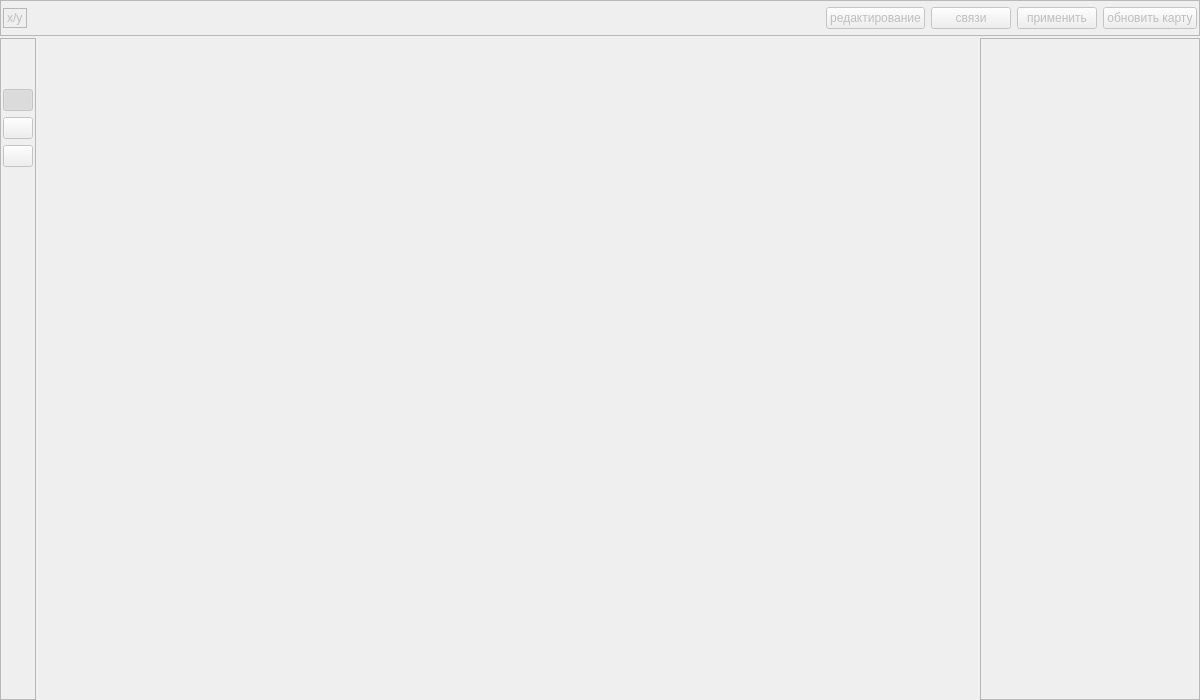
<?xml version="1.0" encoding="UTF-8"?>
<ui version="4.0">
 <class>MapManager</class>
 <widget class="QWidget" name="MapManager">
  <property name="geometry">
   <rect>
    <x>0</x>
    <y>0</y>
    <width>1200</width>
    <height>700</height>
   </rect>
  </property>
  <property name="minimumSize">
   <size>
    <width>1200</width>
    <height>700</height>
   </size>
  </property>
  <property name="windowTitle">
   <string>Easy_VOLS_map</string>
  </property>
  <layout class="QVBoxLayout" name="verticalLayout">
   <property name="spacing">
    <number>2</number>
   </property>
   <property name="leftMargin">
    <number>0</number>
   </property>
   <property name="topMargin">
    <number>0</number>
   </property>
   <property name="rightMargin">
    <number>0</number>
   </property>
   <property name="bottomMargin">
    <number>0</number>
   </property>
   <item>
    <widget class="QFrame" name="frame_com">
     <property name="enabled">
      <bool>false</bool>
     </property>
     <property name="minimumSize">
      <size>
       <width>0</width>
       <height>36</height>
      </size>
     </property>
     <property name="maximumSize">
      <size>
       <width>16777215</width>
       <height>36</height>
      </size>
     </property>
     <property name="frameShape">
      <enum>QFrame::StyledPanel</enum>
     </property>
     <property name="frameShadow">
      <enum>QFrame::Raised</enum>
     </property>
     <layout class="QHBoxLayout" name="horizontalLayout_2">
      <property name="leftMargin">
       <number>2</number>
      </property>
      <property name="topMargin">
       <number>2</number>
      </property>
      <property name="rightMargin">
       <number>2</number>
      </property>
      <property name="bottomMargin">
       <number>2</number>
      </property>
      <item>
       <widget class="QLabel" name="lab_coord">
        <property name="minimumSize">
         <size>
          <width>0</width>
          <height>20</height>
         </size>
        </property>
        <property name="maximumSize">
         <size>
          <width>16777215</width>
          <height>20</height>
         </size>
        </property>
        <property name="frameShape">
         <enum>QFrame::StyledPanel</enum>
        </property>
        <property name="frameShadow">
         <enum>QFrame::Raised</enum>
        </property>
        <property name="text">
         <string>x/y</string>
        </property>
       </widget>
      </item>
      <item>
       <widget class="QLabel" name="lab_obj_name">
        <property name="text">
         <string/>
        </property>
       </widget>
      </item>
      <item>
       <spacer name="horizontalSpacer">
        <property name="orientation">
         <enum>Qt::Horizontal</enum>
        </property>
        <property name="sizeHint" stdset="0">
         <size>
          <width>40</width>
          <height>20</height>
         </size>
        </property>
       </spacer>
      </item>
      <item>
       <widget class="QPushButton" name="pb_edit">
        <property name="focusPolicy">
         <enum>Qt::NoFocus</enum>
        </property>
        <property name="text">
         <string>редактирование</string>
        </property>
        <property name="icon">
         <iconset resource="resources.qrc">
          <normaloff>:/icons/resources/icons/edit.png</normaloff>:/icons/resources/icons/edit.png</iconset>
        </property>
        <property name="checkable">
         <bool>true</bool>
        </property>
       </widget>
      </item>
      <item>
       <widget class="QPushButton" name="pb_link">
        <property name="focusPolicy">
         <enum>Qt::NoFocus</enum>
        </property>
        <property name="text">
         <string>связи</string>
        </property>
        <property name="checkable">
         <bool>true</bool>
        </property>
       </widget>
      </item>
      <item>
       <widget class="QPushButton" name="pb_apply">
        <property name="enabled">
         <bool>false</bool>
        </property>
        <property name="focusPolicy">
         <enum>Qt::NoFocus</enum>
        </property>
        <property name="text">
         <string>применить</string>
        </property>
        <property name="icon">
         <iconset resource="resources.qrc">
          <normaloff>:/icons/resources/icons/document-save.png</normaloff>:/icons/resources/icons/document-save.png</iconset>
        </property>
       </widget>
      </item>
      <item>
       <widget class="QPushButton" name="pb_map_refresh">
        <property name="focusPolicy">
         <enum>Qt::NoFocus</enum>
        </property>
        <property name="text">
         <string>обновить карту</string>
        </property>
        <property name="icon">
         <iconset resource="resources.qrc">
          <normaloff>:/icons/resources/icons/refresh2.png</normaloff>:/icons/resources/icons/refresh2.png</iconset>
        </property>
       </widget>
      </item>
     </layout>
    </widget>
   </item>
   <item>
    <layout class="QGridLayout" name="map_Layout">
     <item row="0" column="2">
      <widget class="QScrollArea" name="map_scrollArea">
       <property name="enabled">
        <bool>true</bool>
       </property>
       <property name="sizePolicy">
        <sizepolicy hsizetype="Preferred" vsizetype="Preferred">
         <horstretch>0</horstretch>
         <verstretch>0</verstretch>
        </sizepolicy>
       </property>
       <property name="minimumSize">
        <size>
         <width>220</width>
         <height>0</height>
        </size>
       </property>
       <property name="maximumSize">
        <size>
         <width>220</width>
         <height>16777215</height>
        </size>
       </property>
       <property name="focusPolicy">
        <enum>Qt::NoFocus</enum>
       </property>
       <property name="widgetResizable">
        <bool>true</bool>
       </property>
       <widget class="QWidget" name="scrollAreaWidgetContents">
        <property name="geometry">
         <rect>
          <x>0</x>
          <y>0</y>
          <width>218</width>
          <height>658</height>
         </rect>
        </property>
        <layout class="QVBoxLayout" name="map_Layout_R">
         <property name="spacing">
          <number>4</number>
         </property>
         <property name="leftMargin">
          <number>4</number>
         </property>
         <property name="topMargin">
          <number>4</number>
         </property>
         <property name="rightMargin">
          <number>4</number>
         </property>
         <property name="bottomMargin">
          <number>4</number>
         </property>
        </layout>
       </widget>
      </widget>
     </item>
     <item row="0" column="0">
      <widget class="QFrame" name="map_frame_L">
       <property name="enabled">
        <bool>false</bool>
       </property>
       <property name="minimumSize">
        <size>
         <width>36</width>
         <height>0</height>
        </size>
       </property>
       <property name="maximumSize">
        <size>
         <width>36</width>
         <height>16777215</height>
        </size>
       </property>
       <property name="frameShape">
        <enum>QFrame::StyledPanel</enum>
       </property>
       <property name="frameShadow">
        <enum>QFrame::Raised</enum>
       </property>
       <layout class="QVBoxLayout" name="verticalLayout_2">
        <property name="leftMargin">
         <number>2</number>
        </property>
        <property name="topMargin">
         <number>2</number>
        </property>
        <property name="rightMargin">
         <number>2</number>
        </property>
        <property name="bottomMargin">
         <number>2</number>
        </property>
        <item>
         <widget class="QPushButton" name="pb_welding">
          <property name="focusPolicy">
           <enum>Qt::NoFocus</enum>
          </property>
          <property name="text">
           <string/>
          </property>
          <property name="icon">
           <iconset resource="resources.qrc">
            <normaloff>:/icons/resources/icons/mufta.png</normaloff>:/icons/resources/icons/mufta.png</iconset>
          </property>
          <property name="iconSize">
           <size>
            <width>30</width>
            <height>30</height>
           </size>
          </property>
          <property name="checkable">
           <bool>true</bool>
          </property>
          <property name="flat">
           <bool>true</bool>
          </property>
         </widget>
        </item>
        <item>
         <spacer name="verticalSpacer_2">
          <property name="orientation">
           <enum>Qt::Vertical</enum>
          </property>
          <property name="sizeType">
           <enum>QSizePolicy::Preferred</enum>
          </property>
          <property name="sizeHint" stdset="0">
           <size>
            <width>20</width>
            <height>20</height>
           </size>
          </property>
         </spacer>
        </item>
        <item>
         <widget class="QPushButton" name="pb_pix_hide">
          <property name="focusPolicy">
           <enum>Qt::NoFocus</enum>
          </property>
          <property name="text">
           <string/>
          </property>
          <property name="icon">
           <iconset resource="resources.qrc">
            <normaloff>:/icons/resources/icons/map1.png</normaloff>:/icons/resources/icons/map1.png</iconset>
          </property>
          <property name="iconSize">
           <size>
            <width>26</width>
            <height>26</height>
           </size>
          </property>
          <property name="checkable">
           <bool>true</bool>
          </property>
          <property name="checked">
           <bool>true</bool>
          </property>
         </widget>
        </item>
        <item>
         <widget class="QPushButton" name="pb_obj_hide">
          <property name="focusPolicy">
           <enum>Qt::NoFocus</enum>
          </property>
          <property name="text">
           <string/>
          </property>
          <property name="icon">
           <iconset resource="resources.qrc">
            <normaloff>:/icons/resources/icons/eq_del.png</normaloff>:/icons/resources/icons/eq_del.png</iconset>
          </property>
          <property name="iconSize">
           <size>
            <width>25</width>
            <height>25</height>
           </size>
          </property>
         </widget>
        </item>
        <item>
         <widget class="QPushButton" name="pb_all_visible">
          <property name="enabled">
           <bool>false</bool>
          </property>
          <property name="focusPolicy">
           <enum>Qt::NoFocus</enum>
          </property>
          <property name="text">
           <string/>
          </property>
          <property name="icon">
           <iconset resource="resources.qrc">
            <normaloff>:/icons/resources/icons/eq_add.png</normaloff>:/icons/resources/icons/eq_add.png</iconset>
          </property>
          <property name="iconSize">
           <size>
            <width>25</width>
            <height>25</height>
           </size>
          </property>
         </widget>
        </item>
        <item>
         <spacer name="verticalSpacer">
          <property name="orientation">
           <enum>Qt::Vertical</enum>
          </property>
          <property name="sizeHint" stdset="0">
           <size>
            <width>20</width>
            <height>40</height>
           </size>
          </property>
         </spacer>
        </item>
       </layout>
      </widget>
     </item>
     <item row="0" column="1">
      <widget class="QFrame" name="map_frame_temp"/>
     </item>
    </layout>
   </item>
  </layout>
 </widget>
 <tabstops>
  <tabstop>map_scrollArea</tabstop>
  <tabstop>pb_pix_hide</tabstop>
  <tabstop>pb_obj_hide</tabstop>
  <tabstop>pb_all_visible</tabstop>
 </tabstops>
 <resources>
  <include location="resources.qrc"/>
 </resources>
 <connections/>
</ui>
